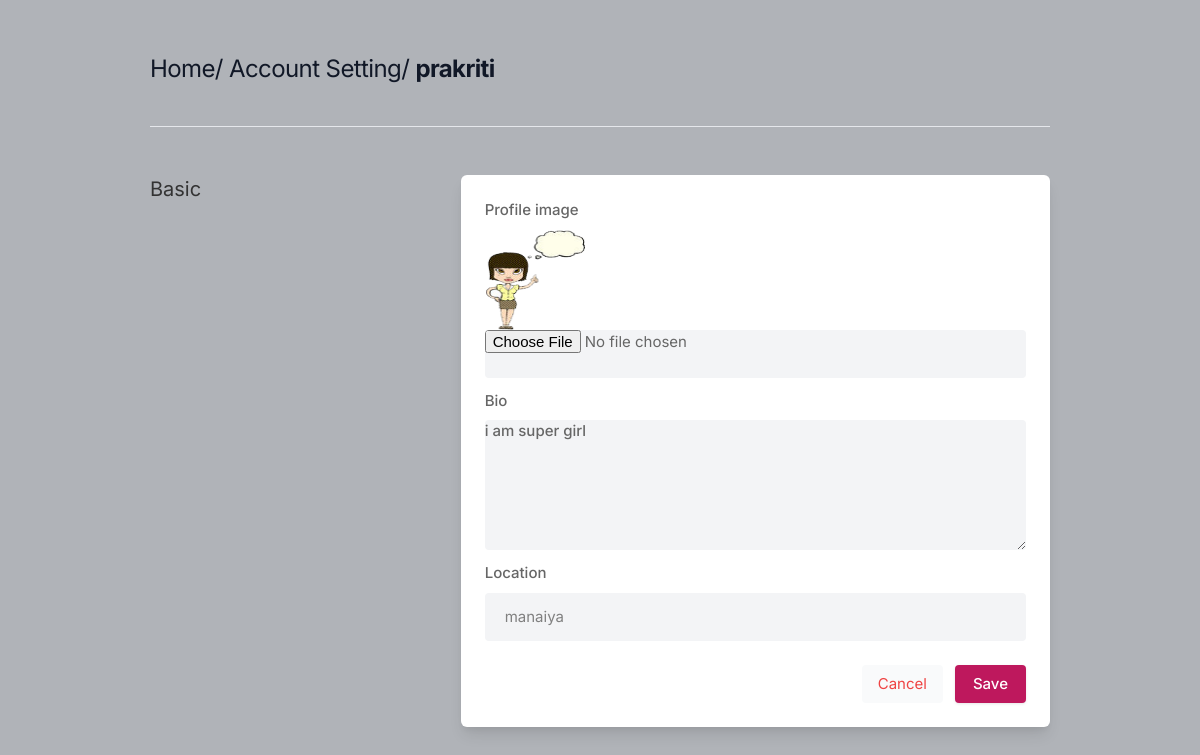
The page /settinguser (signed in) on the database as committed earlier.
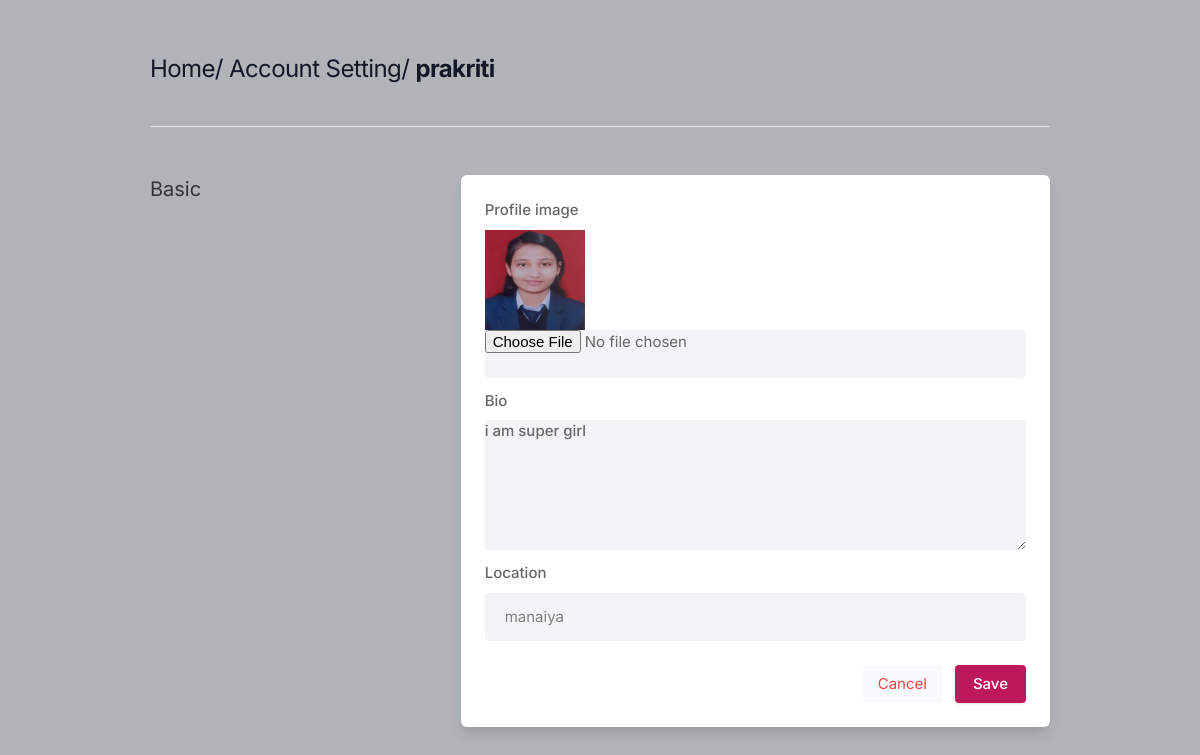
The same page on the database as committed later.
### socialmediaapp/models.py (models this page shows, shortened)
class Profile(models.Model):
    user=models.ForeignKey(User,on_delete=models.CASCADE)
    id_user=models.IntegerField()
    bio=models.TextField(blank=True)
    address=models.CharField(max_length=100,blank=True)
    profile_pic=models.ImageField(upload_to='profile_images',default='faq.png')

### socialmediaapp/views.py (the view, shortened to what this page needs)
# urls.py: path('settinguser',views.settinguser,name='settinguser'),
def settinguser(request):
    profileuser=Profile.objects.get(user=request.user)
    return render(request,'setting.html',{'profileuser':profileuser})

### templates/setting.html (shortened to what this page needs)
{% load static %}
<!DOCTYPE html>
<html lang="en">
<head>
    <link rel="stylesheet" href="{% static 'assets/css/icons.css' %}">
    <link rel="stylesheet" href="{% static 'assets/css/uikit.css' %}">
    <link rel="stylesheet" href="{% static 'assets/css/style.css' %}">
    <link rel="stylesheet" href="{% static 'assets/css/tailwind.css' %}">
</head>
<body>
            <div class="container m-auto">
                <h1 class="text-2xl leading-none text-gray-900 tracking-tight mt-3"> <a href="{%url 'index'%}">Home</a>/  Account Setting/  <b>{{request.user.username}}</b> </h1>
                <br>
                <br>
                <hr>
                <div class="grid lg:grid-cols-3 mt-12 gap-8">
                    <div>
                        <h3 class="text-xl mb-2"> Basic</h3>
                    </div>
                    <div class="bg-white rounded-md lg:shadow-lg shadow col-span-2">
                       <form action="" method="post" enctype="multipart/form-data">
                       <div class="grid grid-cols-2 gap-3 lg:p-6 p-4">
                            <div class="col-span-2">
                                <label for=""> Profile image</label>
                                <img style="height: 100px ; width: 100px;" src="{{profileuser.profile_pic.url}}">
                                <input type="file" placeholder="" name="profile_pic" class="shadow-none bg-gray-100">
                            </div>
                            <div class="col-span-2">
                                <label for="about">Bio</label>
                                <textarea id="about" name="bio" rows="3"  class="shadow-none bg-gray-100">{{profileuser.bio}}</textarea>
                            </div>
                            <div class="col-span-2">
                                <label for=""> Location</label>
                                <input type="text" value="{{profileuser.address}}" name="location" class="shadow-none bg-gray-100">
                            </div>
                       </div>
                       <div class="bg-gray-10 p-6 pt-0 flex justify-end space-x-3">
                           <button class="p-2 px-4 rounded bg-gray-50 text-red-500"><a href="{% url 'index' %}">Cancel</a>  </button>
                           <button type="button" class="button bg-blue-700"> <a href="{% url 'settinguser' %}">Save</a> </button>
                       </div>
                      </form>
                    </div>
                    </div>
                    <br>
                </div>
</body>
</html>

### static/assets/css/style.css (style rules this page uses)
body { background-color: #B0B3B8!important; }
button { vertical-align: middle; }
span.button, button.button { background-color: #be185d; top: 0; color: #fff; position: relative; padding: 8px 18px; line-height: 22px; position: relative; font-weight: 500; font-size: 15px; display: inline-block; -webkit-transition: all 0.2s ease-in-out; transition: all 0.2s ease-in-out; cursor: pointer; overflow: hidden; border: none; border-radius: 4px; -webkit-box-shadow: 0 1px 3px rgba(0, 0, 0, 0.1); box-shadow: 0 1px 3px rgba(0, 0, 0, 0.1); }
input { height: 48px; line-height: 48px; padding: 0 20px; outline: none; font-size: 15px; color: #808080; max-width: 100%; width: 100%; -webkit-box-sizing: border-box; box-sizing: border-box; display: block; font-weight: 400; opacity: 1; border-radius: 4px; border: none; -webkit-box-shadow: 0 1px 4px 0px rgba(0, 0, 0, 0.12); box-shadow: 0 1px 4px 0px rgba(0, 0, 0, 0.12); }
input[type="text"], input[type="password"], input[type="email"], input[type="number"] { height: 48px; line-height: 48px; padding: 0 20px; outline: none; font-size: 15px; color: #808080; max-width: 100%; width: 100%; -webkit-box-sizing: border-box; box-sizing: border-box; display: block; font-weight: 400; opacity: 1; border-radius: 4px; border: none; -webkit-box-shadow: 0 1px 4px 0px rgba(0, 0, 0, 0.12); box-shadow: 0 1px 4px 0px rgba(0, 0, 0, 0.12); }
textarea { height: 48px; line-height: 48px; padding: 0 20px; outline: none; font-size: 15px; color: #808080; margin: 0 0 16px 0; max-width: 100%; width: 100%; -webkit-box-sizing: border-box; box-sizing: border-box; display: block; background-color: #fff; font-weight: 500; opacity: 1; border-radius: 4px; border: none; -webkit-box-shadow: 0 1px 4px 0px rgba(0, 0, 0, 0.12); box-shadow: 0 1px 4px 0px rgba(0, 0, 0, 0.12); }
input { -webkit-transition: all 0.1s ease-in-out; transition: all 0.1s ease-in-out; }
::placeholder { color: #808080; opacity: 1; }
textarea { height: auto; line-height: 27px; padding: 20px; min-height: 130px; -webkit-transition: none !important; transition: none !important; min-width: 100%; }
label, legend { display: block; font-weight: bold; font-size: 15px; font-weight: 500; margin-bottom: 8px; }
button { border: none; margin: 0; padding: 0; width: auto; overflow: visible; background: transparent; color: inherit; font: inherit; line-height: normal; cursor: pointer; }
a { color: #be185d; -webkit-transition: 0.3s; transition: 0.3s; outline: none !important; }
button { outline: none !important; }
img { max-width: 100%; }
body { color: #666; font-size: 15px; line-height: 27px; background-color: #f0f2f5; font-family: "Inter", sans-serif; text-transform: none; }
h1, h2, h3, h4, h5, h6 { font-family: "Inter", sans-serif; text-transform: none; }
input[type="text"], input[type="password"], input[type="email"] { font-family: "Inter", sans-serif; text-transform: none; }
textarea, select { font-family: "Inter", sans-serif; text-transform: none; }
button, body .pac-container { font-family: "Inter", sans-serif; text-transform: none; }
h1, h2, h3, h4, h5, h6 { color: #333; font-weight: 500; margin: 0; padding: 0; }
h1 { font-size: 32px; }
h3 { font-size: 22px; }
b, strong { font-weight: 700 !important; }
@media (min-width: 1024px) { .container { max-width: 900px !important; padding-top: 45px; } }
.shadow-none { -webkit-box-shadow: none !important; box-shadow: none !important; }

Rows that differ between the two databases and show on the page:
changed Profile "i am super girl": profile_pic: a different picture
